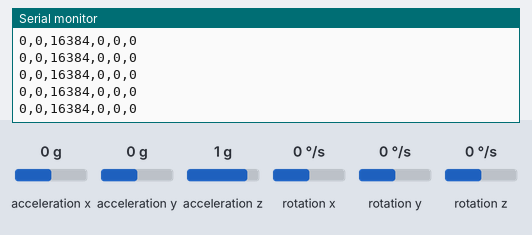
Bench run of a sketch on a simulated Arduino Uno, built with avr-gcc and run on an emulated ATmega328P. On the bench: the last lines printed to the serial monitor. Wiring (inferred from the names in the program): MPU-6050 motion sensor at I2C address 0x68. The test bench sets the inputs (shaded band); at power-on: acceleration x 0 g, acceleration y 0 g, acceleration z 1 g, rotation x 0 °/s, rotation y 0 °/s, rotation z 0 °/s.

Above: at 1.2 s.
1.3 s: acceleration x set to -1.4 g
At 2.1 s:
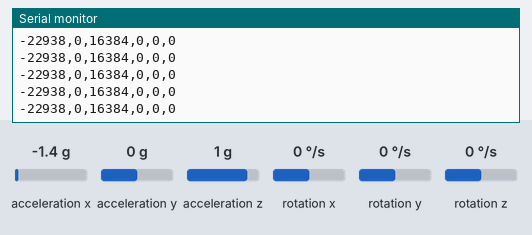
2.8 s: acceleration x set to 0 g
At 3.9 s:
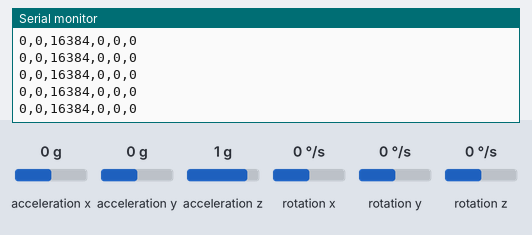
5.8 s: acceleration y set to -1.4 g
At 6.5 s:
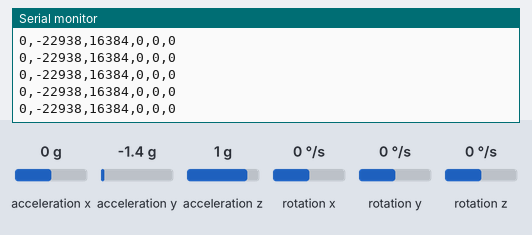
7.3 s: acceleration x set to 0.8 g
At 7.9 s:
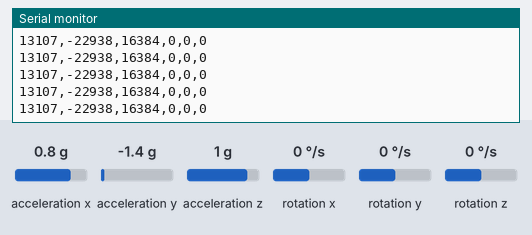
10.3 s: acceleration z set to -1.4 g
At 10.9 s:
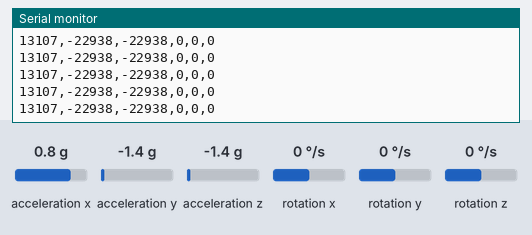
11.8 s: acceleration y set to 0.8 g
At 12.6 s:
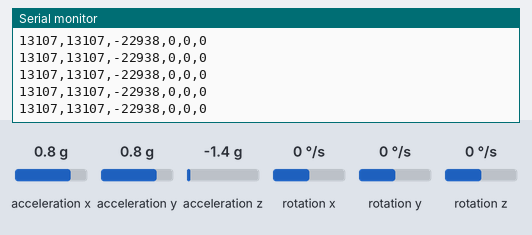
Timing chart, 0 to 14.8 s (numbered marks = the images above; inputs shaded):
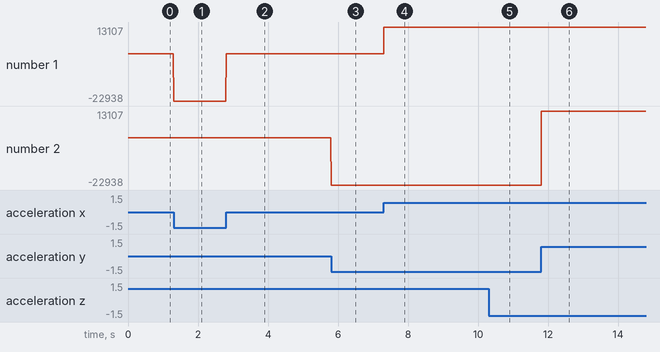

The sketch:

bai6.ino
```cpp
#include <Wire.h>

const int MPU_addr = 0x68; // Địa chỉ I2C của MPU6050
int16_t AcX, AcY, AcZ, Tmp, GyX, GyY, GyZ;

void setup() {
  Wire.begin();
  Wire.beginTransmission(MPU_addr);
  Wire.write(0x6B); // Thanh ghi quản lý nguồn điện
  Wire.write(0);    // Đánh thức MPU6050
  Wire.endTransmission(true);

  Serial.begin(115200); // Tốc độ Baud cao để truyền dữ liệu nhanh, mượt
}

void loop() {
  Wire.beginTransmission(MPU_addr);
  Wire.write(0x3B); // Bắt đầu từ thanh ghi ACCEL_XOUT_H
  Wire.endTransmission(false);
  Wire.requestFrom(MPU_addr, 14, true); // Đọc 14 thanh ghi dữ liệu

  AcX = Wire.read() << 8 | Wire.read();
  AcY = Wire.read() << 8 | Wire.read();
  AcZ = Wire.read() << 8 | Wire.read();
  Tmp = Wire.read() << 8 | Wire.read();
  GyX = Wire.read() << 8 | Wire.read();
  GyY = Wire.read() << 8 | Wire.read();
  GyZ = Wire.read() << 8 | Wire.read();

  // Gửi dữ liệu thô qua Serial cách nhau bằng dấu phẩy
  Serial.print(AcX); Serial.print(",");
  Serial.print(AcY); Serial.print(",");
  Serial.print(AcZ); Serial.print(",");
  Serial.print(GyX); Serial.print(",");
  Serial.print(GyY); Serial.print(",");
  Serial.println(GyZ);

  delay(10); // Đảm bảo chu kỳ lấy mẫu ~10ms (100Hz)
}
```

Measured:
- after the input at 1.3 s, the serial monitor: prints a new line at once (image 1)
- after the input at 5.8 s, the serial monitor: prints a new line at once (image 3)
- after the input at 7.3 s, the serial monitor: prints a new line at once (image 4)
- after the input at 10.3 s, the serial monitor: prints a new line at once (image 5)
- after the input at 11.8 s, the serial monitor: prints a new line at once (image 6)
- plotted number 1: 0 → -22938 after the input at 1.3 s, 0 → 13107 after the input at 7.3 s
- plotted number 2: 0 → -22938 after the input at 5.8 s
